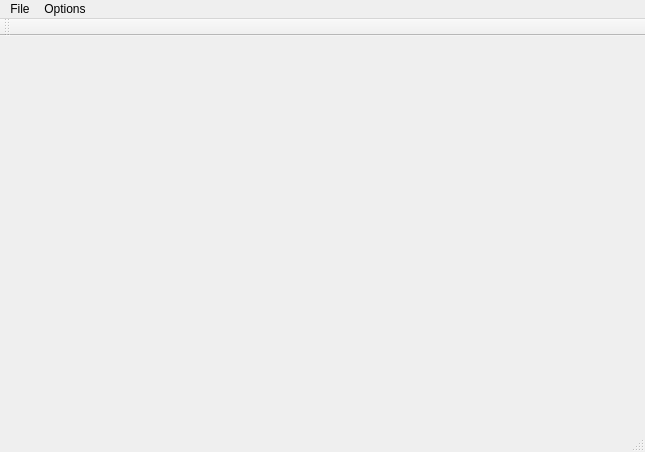
<?xml version="1.0" encoding="UTF-8"?>
<ui version="4.0">
 <class>MainWindow</class>
 <widget class="QMainWindow" name="MainWindow">
  <property name="geometry">
   <rect>
    <x>0</x>
    <y>0</y>
    <width>645</width>
    <height>452</height>
   </rect>
  </property>
  <property name="windowTitle">
   <string>MainWindow</string>
  </property>
  <widget class="QWidget" name="centralWidget"/>
  <widget class="QMenuBar" name="menuBar">
   <property name="geometry">
    <rect>
     <x>0</x>
     <y>0</y>
     <width>645</width>
     <height>21</height>
    </rect>
   </property>
   <widget class="QMenu" name="menuFile">
    <property name="title">
     <string>File</string>
    </property>
    <addaction name="actionSend"/>
   </widget>
   <widget class="QMenu" name="menuOptions">
    <property name="title">
     <string>Options</string>
    </property>
    <addaction name="actionConfigure"/>
   </widget>
   <addaction name="menuFile"/>
   <addaction name="menuOptions"/>
  </widget>
  <widget class="QToolBar" name="mainToolBar">
   <attribute name="toolBarArea">
    <enum>TopToolBarArea</enum>
   </attribute>
   <attribute name="toolBarBreak">
    <bool>false</bool>
   </attribute>
  </widget>
  <widget class="QStatusBar" name="statusBar"/>
  <action name="actionSend">
   <property name="checkable">
    <bool>true</bool>
   </property>
   <property name="text">
    <string>Send</string>
   </property>
  </action>
  <action name="actionConfigure">
   <property name="checkable">
    <bool>true</bool>
   </property>
   <property name="text">
    <string>Configure</string>
   </property>
  </action>
 </widget>
 <layoutdefault spacing="6" margin="11"/>
 <resources/>
 <connections/>
</ui>
